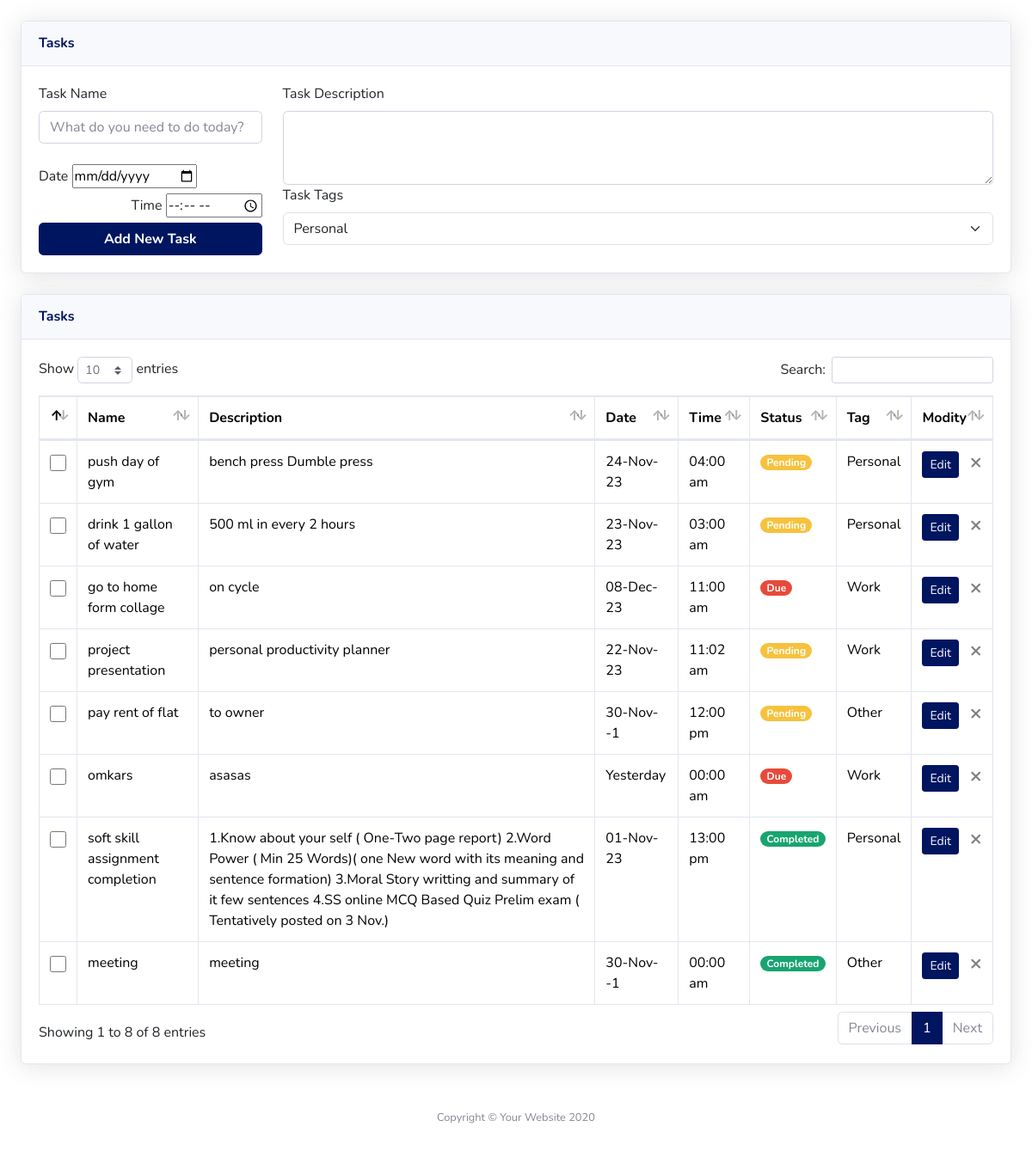
/admin/components/todo-list/todo.php (signed in), run on the app's committed database.
### tables this page shows
CREATE TABLE `todo` (
  `id` int(11) NOT NULL,
  `name` varchar(40) NOT NULL,
  `disc` varchar(500) NOT NULL,
  `tag` varchar(30) NOT NULL,
  `type` int(11) NOT NULL DEFAULT 4,
  `status` int(11) NOT NULL DEFAULT 0,
  `trash` int(11) NOT NULL DEFAULT 0,
  `created` date NOT NULL,
  `time` time NOT NULL,
  `fk_user` int(11) NOT NULL,
  `fk_goal` int(11) NOT NULL
);

### conn.php (called while the page is built)
<?php
 function sql_query($sql){
    $conn=mysqli_connect("localhost","root","","PPP");
    if ($conn->connect_error) {
        die("Connection failure: "
            . $conn->connect_error);
    } else{
        return mysqli_query($conn,$sql);
    }
 }
?>

### admin/components/todo-list/todo.php (the view, shortened to what this page needs)
<?php
    include "../../../conn.php";
    $id=$_SESSION['id'];
?>
<!DOCTYPE html>
<html lang="en">
<head>
    <link href="/Personal-Productivity-Planner/admin/vendor/fontawesome-free/css/all.min.css" rel="stylesheet"
        type="text/css">
        <link href="https://cdn.jsdelivr.net/npm/bootstrap@5.3.2/dist/css/bootstrap.min.css" rel="stylesheet">
    <link href="/Personal-Productivity-Planner/admin/css/sb-admin-2.min.css" rel="stylesheet">
    <link href="/Personal-Productivity-Planner/admin/vendor/datatables/dataTables.bootstrap4.min.css" rel="stylesheet">
</head>
<body id="page-top">
    <div id="wrapper">
        <div id="content-wrapper" class="d-flex flex-column">
            <div id="content">
                <div class="container-fluid">
                <div class="card shadow mb-4 mt-4">
                        <div class="card-header py-3">
                            <h6 class="m-0 font-weight-bold text-primary">Tasks</h6>
                        </div>
                        <div class="card-body">
                            <?php
                        if($_SERVER['REQUEST_METHOD']=="POST" && isset($_POST['edit-task'])){
                            $result=sql_query("SELECT * FROM `todo` WHERE `fk_user`='$id' and `id`='".$_POST['edit-task']."' ");
                            if (mysqli_num_rows($result) >0) {
                            while($row = mysqli_fetch_assoc($result)){
                        echo '
                        <form class="row" action="todo.php" method="POST">
                            <div class="col-xl-3 col-md-6 ">
                                <label for="exampleFormControlTextarea1">Task Name</label>
                                <input type="text" name="name" class="mr-2 form-control add-task" value="'.$row['name'].'" placeholder="What do you need to do today?" required>
                                <div class="my-4"><span><label for="exampleFormControlTextarea1">Date</label>
                                <input name="created" value="'.$row['created'].'" type="date" required></span>
                                <span class="float-right"><label for="exampleFormControlTextarea1">Time</label>
                                <input type="time" value="'.$row['time'].'" name="time" step=900></span></div>
                                <button type="submit" name="update-task" value="'.$row['id'].'" class="add btn btn-primary btn-block font-weight-bold todo-list-add-btn">Update Task</button>
                            </div>
                            <div class="col-xl-9 col-md-6">
                                <label for="exampleFormControlTextarea1" required>Task Description</label>
                                <textarea class="form-control" name="disc" rows="3">'.$row['disc'].'</textarea>
                                <label for="exampleFormControlTextarea1">Task Tags</label>
                                <select name="tag" class="form-select" id="inputGroupSelect04" aria-label="Example select with button addon">';
                                $result1=sql_query("SELECT DISTINCT tag FROM `todo` WHERE tag != '' and `fk_user`='$id'");
                                if (mysqli_num_rows($result1) >0) {
                                while($row1 = mysqli_fetch_assoc($result1)){
                                if($row['tag']==$row1['tag']) echo '<option value="'.$row1['tag'].'">'.$row1['tag'].'</option>';
                                else echo '<option value="'.$row1['tag'].'">'.$row1['tag'].'</option>';}}
                                echo'</select>
                            </div>
                            </div>
                        </form>';}}
                    }
                    else{
                    echo '
                    <form class="row" action="todo.php" method="POST">
                        <div class="col-xl-3 col-md-6 ">
                            <label for="exampleFormControlTextarea1">Task Name</label>
                            <input type="text" name="name" class="mr-2 form-control add-task" placeholder="What do you need to do today?" required>
                            <div class="my-4"><span><label for="exampleFormControlTextarea1">Date</label>
                            <input name="created" type="date" required></span>
                            <span class="float-right"><label for="exampleFormControlTextarea1">Time</label>
                            <input type="time" name="time" step=900></span></div>
                            <button type="submit" name="add-task" class="add btn btn-primary btn-block font-weight-bold todo-list-add-btn">Add New Task</button>
                        </div>
                        <div class="col-xl-9 col-md-6">
                            <label for="exampleFormControlTextarea1" required>Task Description</label>
                            <textarea class="form-control" name="disc" rows="3"></textarea>
                            <label for="exampleFormControlTextarea1">Task Tags</label>
                            <select name="tag" class="form-select" id="inputGroupSelect04" aria-label="Example select with button addon">';
                                $result1=sql_query("SELECT DISTINCT tag FROM `todo` WHERE tag != '' and `fk_user`='$id'");
                                if (mysqli_num_rows($result1) >0) {
                                while($row1 = mysqli_fetch_assoc($result1)){
                                echo '<option name="tag" value="'.$row1['tag'].'">'.$row1['tag'].'</option>';}}
                                echo'</select>
                        </div>
                        </div>
                    </form>';
                }
                    ?>
                        </div>
                    <div class="card shadow mb-4">
                        <div class="card-header py-3">
                            <h6 class="m-0 font-weight-bold text-primary">Tasks</h6>
                        </div>
                        <div class="card-body">
                            <div class="table-responsive">
                                    <table class="table table-bordered" id="dataTable" width="100%" cellspacing="0">
                                        <thead>
                                            <tr>
                                                <th></th>
                                                <th>Name</th>
                                                <th>Description</th>
                                                <th>Date</th>
                                                <th>Time</th>
                                                <th>Status</th>
                                                <th>Tag</th>
                                                <th>Modity</th>
                                            </tr>
                                        </thead>
                                        <tbody>
                                            <?php
                                            $result=sql_query("SELECT * FROM `todo` WHERE `fk_user`='$id' and `trash`= 0 ORDER BY `status` ASC");
                                            if (mysqli_num_rows($result) >0) {
                                            while($row = mysqli_fetch_assoc($result)){
                                                $date=strtotime($row["created"]);
                                                $strdate=strval(date('d-M-y', $date));
                                                $today=strtotime("now");
                                                $tomorrow=strtotime("tomorrow");
                                                $yesterday=strtotime("yesterday");
                                                $time=strtotime($row["time"]);
                                                $strtime=strval(date('H:i a', $time));
                                                echo '
                                                    <tr>
                                                    <td><form action="todo.php" method="POST"><div class="checker"><input type="checkbox" onChange="this.form.submit()" name="complete-task" value="'.$row['id'].'"></div></form></td>
                                                    <td>'.$row['name'].'</td>
                                                    <td>'.$row['disc'].'</td>
                                                    <td>';
                                                    if(strval(date('d-M-y', $today))==strval(date('d-M-y', $date))){echo "Today";}
                                                    else if(strval(date('d-M-y', $tomorrow))==strval(date('d-M-y', $date))){echo "Tomorrow";}
                                                    else if(strval(date('d-M-y', $yesterday))==strval(date('d-M-y', $date))){echo "Yesterday";}else{echo $strdate;}
                                                echo'</td>
                                                    <td>'.$strtime.'</td>
                                                    <td>';
                                                    if($row['status']==1){echo '<span class="badge badge-pill badge-success mb-2 ">Completed</span>';}else if($row['status']==0 and date('d-M-y', $today)>date('d-M-y', $date)){echo '<span class="badge badge-pill badge-danger mb-2 ">Due</span>';}else{echo '<span class="badge badge-pill badge-warning mb-2 ">Pending</span>';}
                                                echo'</td>
                                                    <td>'.$row['tag'].'</td>
                                                    <td><form action="todo.php" method="POST"><span><button class="btn btn-sm btn-primary" type="submit" name="edit-task" value="'.$row['id'].'">Edit</button><button type="submit" name="del-task" value="'.$row['id'].'" class="close" aria-label="Close"><span aria-hidden="true">&times;</span></button></span></form></td>
                                                </tr>';
                                                    }
                                                }
                                            ?>
                                        </tbody>
                                    </table>
                            </div>
                        </div>
                    </div>
                </div>
                <footer class="sticky-footer bg-white">
                    <div class="container my-auto">
                        <div class="copyright text-center my-auto">
                            <span>Copyright &copy; Your Website 2020</span>
                        </div>
                    </div>
                </footer>
            </div>
        </div>
</body>
</html>

### admin/components/todo-list/todo.php (style rules this page uses)
div.checker { width: 18px; height: 18px }
div.checker input, div.checker span { width: 18px; height: 18px }
div.checker, div.checker input, div.checker span { width: 19px; height: 19px; }
div.checker, div.radio, div.uploader { position: relative; }
div.button, div.button *, div.checker, div.checker *, div.radio, div.radio *, div.selector, div.selector *, div.uploader, div.uploader * { margin: 0; padding: 0; }
div.button, div.checker, div.radio, div.selector, div.uploader { display: -moz-inline-box; display: inline-block; zoom: 1; vertical-align: middle; }

### data on the page
todo: name "push day of gym", disc "bench press Dumble press", created "24-Nov-23", time "04:00 am", status "Pending", tag "Personal", $row['id'] 4 (drawn)
todo: name "drink 1 gallon of water", disc "500 ml in every 2 hours", created "23-Nov-23", time "03:00 am", status "Pending", tag "Personal", $row['id'] 5 (drawn)
todo: name "go to home form collage", disc "on cycle", created "08-Dec-23", time "11:00 am", status "Due", tag "Work", $row['id'] 6 (drawn)
todo: name "project presentation", disc "personal productivity planner", created "22-Nov-23", time "11:02 am", status "Pending", tag "Work", $row['id'] 11 (drawn)
todo: name "pay rent of flat", disc "to owner", created "30-Nov--1", time "12:00 pm", status "Pending", tag "Other", $row['id'] 29 (drawn)
todo: name "omkars", disc "asasas", created "Yesterday", time "00:00 am", status "Due", tag "Work", $row['id'] 31 (drawn)
todo: name "soft skill assignment completion", disc "1.Know about your self ( One-Two page report) 2.Word Power ( Min 25 Words)( one New word with its meaning and sentence formation) 3.Moral Story writting and summary of it few sentences 4.SS online MCQ Based Quiz Prelim exam ( Tentatively posted on 3 Nov.)", created "01-Nov-23", time "13:00 pm", status "Completed", tag "Personal", $row['id'] 2 (drawn)
todo: name "meeting", disc "meeting", created "30-Nov--1", time "00:00 am", status "Completed", tag "Other", $row['id'] 12 (drawn)

### other printed values
form field tag "Personal"
